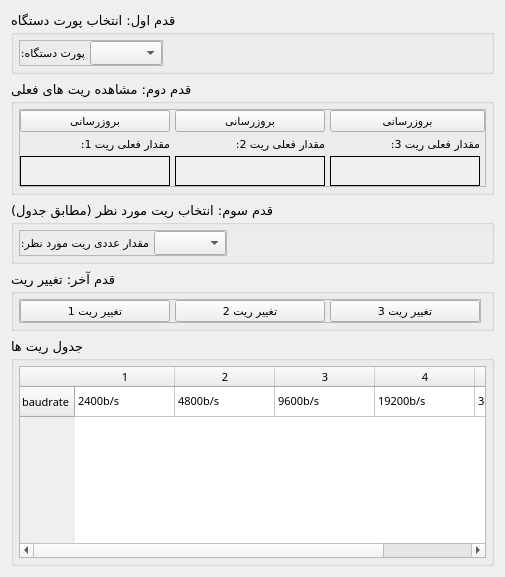
      <widget class="QWidget" name="sensor">
       <attribute name="title">
        <string>سنسور</string>
       </attribute>
       <layout class="QVBoxLayout" name="verticalLayout_6">
        <item>
         <widget class="QGroupBox" name="step1">
          <property name="font">
           <font>
            <family>IRANSansWeb(FaNum)</family>
            <pointsize>10</pointsize>
           </font>
          </property>
          <property name="title">
           <string>قدم اول: انتخاب پورت دستگاه</string>
          </property>
          <layout class="QVBoxLayout" name="verticalLayout_5">
           <property name="spacing">
            <number>5</number>
           </property>
           <property name="leftMargin">
            <number>5</number>
           </property>
           <property name="topMargin">
            <number>5</number>
           </property>
           <property name="rightMargin">
            <number>5</number>
           </property>
           <property name="bottomMargin">
            <number>5</number>
           </property>
           <item alignment="Qt::AlignLeft|Qt::AlignTop">
            <widget class="QFrame" name="frame">
             <property name="frameShape">
              <enum>QFrame::StyledPanel</enum>
             </property>
             <property name="frameShadow">
              <enum>QFrame::Raised</enum>
             </property>
             <layout class="QGridLayout" name="gridLayout_2">
              <property name="leftMargin">
               <number>0</number>
              </property>
              <property name="topMargin">
               <number>0</number>
              </property>
              <property name="rightMargin">
               <number>0</number>
              </property>
              <property name="bottomMargin">
               <number>0</number>
              </property>
              <property name="spacing">
               <number>5</number>
              </property>
              <item row="1" column="1">
               <widget class="QComboBox" name="widgetPort">
                <property name="font">
                 <font>
                  <family>IRANSansWeb(FaNum)</family>
                  <pointsize>8</pointsize>
                 </font>
                </property>
               </widget>
              </item>
              <item row="1" column="0">
               <widget class="QLabel" name="label_20">
                <property name="font">
                 <font>
                  <family>IRANSansWeb(FaNum)</family>
                  <pointsize>8</pointsize>
                 </font>
                </property>
                <property name="locale">
                 <locale language="Persian" country="Iran"/>
                </property>
                <property name="text">
                 <string>پورت دستگاه:</string>
                </property>
               </widget>
              </item>
             </layout>
            </widget>
           </item>
          </layout>
         </widget>
        </item>
        <item>
         <widget class="QGroupBox" name="step2">
          <property name="font">
           <font>
            <family>IRANSansWeb(FaNum)</family>
            <pointsize>10</pointsize>
           </font>
          </property>
          <property name="title">
           <string>قدم دوم: مشاهده ریت های فعلی</string>
          </property>
          <layout class="QVBoxLayout" name="verticalLayout_7">
           <property name="spacing">
            <number>5</number>
           </property>
           <property name="leftMargin">
            <number>5</number>
           </property>
           <property name="topMargin">
            <number>5</number>
           </property>
           <property name="rightMargin">
            <number>5</number>
           </property>
           <property name="bottomMargin">
            <number>5</number>
           </property>
           <item alignment="Qt::AlignLeft|Qt::AlignTop">
            <widget class="QFrame" name="frame_4">
             <property name="frameShape">
              <enum>QFrame::StyledPanel</enum>
             </property>
             <property name="frameShadow">
              <enum>QFrame::Raised</enum>
             </property>
             <layout class="QGridLayout" name="gridLayout_7">
              <property name="leftMargin">
               <number>0</number>
              </property>
              <property name="topMargin">
               <number>0</number>
              </property>
              <property name="rightMargin">
               <number>0</number>
              </property>
              <property name="bottomMargin">
               <number>0</number>
              </property>
              <property name="spacing">
               <number>5</number>
              </property>
              <item row="0" column="2">
               <widget class="QPushButton" name="findBaud2">
                <property name="font">
                 <font>
                  <family>IRANSansWeb(FaNum)</family>
                  <pointsize>8</pointsize>
                 </font>
                </property>
                <property name="text">
                 <string>بروزرسانی</string>
                </property>
               </widget>
              </item>
              <item row="0" column="0">
               <widget class="QPushButton" name="findBaud1">
                <property name="font">
                 <font>
                  <family>IRANSansWeb(FaNum)</family>
                  <pointsize>8</pointsize>
                 </font>
                </property>
                <property name="text">
                 <string>بروزرسانی</string>
                </property>
               </widget>
              </item>
              <item row="2" column="2">
               <widget class="QLabel" name="currentBaud2">
                <property name="minimumSize">
                 <size>
                  <width>150</width>
                  <height>30</height>
                 </size>
                </property>
                <property name="font">
                 <font>
                  <family>MS Shell Dlg 2</family>
                  <pointsize>10</pointsize>
                  <bold>true</bold>
                 </font>
                </property>
                <property name="styleSheet">
                 <string notr="true">background-color: rgb(240, 240, 240);
border: 1px solid black;</string>
                </property>
                <property name="text">
                 <string/>
                </property>
                <property name="alignment">
                 <set>Qt::AlignCenter</set>
                </property>
               </widget>
              </item>
              <item row="0" column="3" colspan="2">
               <widget class="QPushButton" name="findBaud3">
                <property name="font">
                 <font>
                  <family>IRANSansWeb(FaNum)</family>
                  <pointsize>8</pointsize>
                 </font>
                </property>
                <property name="text">
                 <string>بروزرسانی</string>
                </property>
               </widget>
              </item>
              <item row="1" column="0">
               <widget class="QLabel" name="label_21">
                <property name="font">
                 <font>
                  <family>IRANSansWeb(FaNum)</family>
                  <pointsize>8</pointsize>
                 </font>
                </property>
                <property name="locale">
                 <locale language="Persian" country="Iran"/>
                </property>
                <property name="text">
                 <string>مقدار فعلی ریت 1:</string>
                </property>
               </widget>
              </item>
              <item row="1" column="3">
               <widget class="QLabel" name="label_22">
                <property name="font">
                 <font>
                  <family>IRANSansWeb(FaNum)</family>
                  <pointsize>8</pointsize>
                 </font>
                </property>
                <property name="locale">
                 <locale language="Persian" country="Iran"/>
                </property>
                <property name="text">
                 <string>مقدار فعلی ریت 3:</string>
                </property>
               </widget>
              </item>
              <item row="2" column="0">
               <widget class="QLabel" name="currentBaud1">
                <property name="minimumSize">
                 <size>
                  <width>150</width>
                  <height>30</height>
                 </size>
                </property>
                <property name="font">
                 <font>
                  <family>MS Shell Dlg 2</family>
                  <pointsize>10</pointsize>
                  <bold>true</bold>
                 </font>
                </property>
                <property name="styleSheet">
                 <string notr="true">background-color: rgb(240, 240, 240);
border: 1px solid black;</string>
                </property>
                <property name="text">
                 <string/>
                </property>
                <property name="alignment">
                 <set>Qt::AlignCenter</set>
                </property>
               </widget>
              </item>
              <item row="1" column="2">
               <widget class="QLabel" name="label_19">
                <property name="font">
                 <font>
                  <family>IRANSansWeb(FaNum)</family>
                  <pointsize>8</pointsize>
                 </font>
                </property>
                <property name="locale">
                 <locale language="Persian" country="Iran"/>
                </property>
                <property name="text">
                 <string>مقدار فعلی ریت 2:</string>
                </property>
               </widget>
              </item>
              <item row="2" column="3">
               <widget class="QLabel" name="currentBaud3">
                <property name="minimumSize">
                 <size>
                  <width>150</width>
                  <height>30</height>
                 </size>
                </property>
                <property name="font">
                 <font>
                  <family>MS Shell Dlg 2</family>
                  <pointsize>10</pointsize>
                  <bold>true</bold>
                 </font>
                </property>
                <property name="styleSheet">
                 <string notr="true">background-color: rgb(240, 240, 240);
border: 1px solid black;</string>
                </property>
                <property name="text">
                 <string/>
                </property>
               </widget>
              </item>
             </layout>
            </widget>
           </item>
          </layout>
         </widget>
        </item>
        <item>
         <widget class="QGroupBox" name="step3">
          <property name="font">
           <font>
            <family>IRANSansWeb(FaNum)</family>
            <pointsize>10</pointsize>
           </font>
          </property>
          <property name="title">
           <string>قدم سوم: انتخاب ریت مورد نظر (مطابق جدول)</string>
          </property>
          <layout class="QVBoxLayout" name="verticalLayout_9">
           <property name="spacing">
            <number>5</number>
           </property>
           <property name="leftMargin">
            <number>5</number>
           </property>
           <property name="topMargin">
            <number>5</number>
           </property>
           <property name="rightMargin">
            <number>5</number>
           </property>
           <property name="bottomMargin">
            <number>5</number>
           </property>
           <item alignment="Qt::AlignLeft|Qt::AlignTop">
            <widget class="QFrame" name="frame_5">
             <property name="frameShape">
              <enum>QFrame::StyledPanel</enum>
             </property>
             <property name="frameShadow">
              <enum>QFrame::Raised</enum>
             </property>
             <layout class="QGridLayout" name="gridLayout">
              <property name="leftMargin">
               <number>0</number>
              </property>
              <property name="topMargin">
               <number>0</number>
              </property>
              <property name="rightMargin">
               <number>0</number>
              </property>
              <property name="bottomMargin">
               <number>0</number>
              </property>
              <property name="spacing">
               <number>5</number>
              </property>
              <item row="2" column="1">
               <widget class="QLabel" name="label222">
                <property name="font">
                 <font>
                  <family>IRANSansWeb(FaNum)</family>
                  <pointsize>8</pointsize>
                 </font>
                </property>
                <property name="locale">
                 <locale language="Persian" country="Iran"/>
                </property>
                <property name="text">
                 <string>مقدار عددی ریت مورد نظر:</string>
                </property>
               </widget>
              </item>
              <item row="2" column="2">
               <widget class="QComboBox" name="widgetBaud">
                <property name="font">
                 <font>
                  <family>IRANSansWeb(FaNum)</family>
                  <pointsize>8</pointsize>
                 </font>
                </property>
               </widget>
              </item>
             </layout>
            </widget>
           </item>
          </layout>
         </widget>
        </item>
        <item>
         <widget class="QGroupBox" name="step4">
          <property name="font">
           <font>
            <family>IRANSansWeb(FaNum)</family>
            <pointsize>10</pointsize>
           </font>
          </property>
          <property name="title">
           <string>قدم آخر: تغییر ریت</string>
          </property>
          <layout class="QVBoxLayout" name="verticalLayout_10">
           <property name="spacing">
            <number>5</number>
           </property>
           <property name="leftMargin">
            <number>5</number>
           </property>
           <property name="topMargin">
            <number>5</number>
           </property>
           <property name="rightMargin">
            <number>5</number>
           </property>
           <property name="bottomMargin">
            <number>5</number>
           </property>
           <item alignment="Qt::AlignLeft|Qt::AlignTop">
            <widget class="QFrame" name="frame_6">
             <property name="frameShape">
              <enum>QFrame::StyledPanel</enum>
             </property>
             <property name="frameShadow">
              <enum>QFrame::Raised</enum>
             </property>
             <layout class="QGridLayout" name="gridLayout_5">
              <property name="leftMargin">
               <number>0</number>
              </property>
              <property name="topMargin">
               <number>0</number>
              </property>
              <property name="rightMargin">
               <number>0</number>
              </property>
              <property name="bottomMargin">
               <number>0</number>
              </property>
              <property name="spacing">
               <number>5</number>
              </property>
              <item row="0" column="2">
               <widget class="QPushButton" name="baudButton2">
                <property name="minimumSize">
                 <size>
                  <width>150</width>
                  <height>0</height>
                 </size>
                </property>
                <property name="font">
                 <font>
                  <family>IRANSansWeb(FaNum)</family>
                  <pointsize>8</pointsize>
                 </font>
                </property>
                <property name="text">
                 <string>تغییر ریت 2</string>
                </property>
               </widget>
              </item>
              <item row="0" column="1">
               <widget class="QPushButton" name="baudButton1">
                <property name="minimumSize">
                 <size>
                  <width>150</width>
                  <height>0</height>
                 </size>
                </property>
                <property name="font">
                 <font>
                  <family>IRANSansWeb(FaNum)</family>
                  <pointsize>8</pointsize>
                 </font>
                </property>
                <property name="text">
                 <string>تغییر ریت 1</string>
                </property>
               </widget>
              </item>
              <item row="0" column="3">
               <widget class="QPushButton" name="baudButton3">
                <property name="minimumSize">
                 <size>
                  <width>150</width>
                  <height>0</height>
                 </size>
                </property>
                <property name="font">
                 <font>
                  <family>IRANSansWeb(FaNum)</family>
                  <pointsize>8</pointsize>
                 </font>
                </property>
                <property name="text">
                 <string>تغییر ریت 3</string>
                </property>
               </widget>
              </item>
             </layout>
            </widget>
           </item>
          </layout>
         </widget>
        </item>
        <item>
         <widget class="QGroupBox" name="rateTable">
          <property name="font">
           <font>
            <family>IRANSansWeb(FaNum)</family>
            <pointsize>10</pointsize>
           </font>
          </property>
          <property name="title">
           <string>جدول ریت ها</string>
          </property>
          <layout class="QVBoxLayout" name="verticalLayout_8">
           <property name="spacing">
            <number>5</number>
           </property>
           <property name="leftMargin">
            <number>5</number>
           </property>
           <property name="topMargin">
            <number>5</number>
           </property>
           <property name="rightMargin">
            <number>5</number>
           </property>
           <property name="bottomMargin">
            <number>5</number>
           </property>
           <item>
            <widget class="QTableWidget" name="tableWidget">
             <property name="font">
              <font>
               <family>IRANSansWeb(FaNum)</family>
               <pointsize>8</pointsize>
              </font>
             </property>
             <row>
              <property name="text">
               <string>baudrate</string>
              </property>
             </row>
             <column/>
             <column/>
             <column/>
             <column/>
             <column/>
             <item row="0" column="0">
              <property name="text">
               <string>2400b/s</string>
              </property>
             </item>
             <item row="0" column="1">
              <property name="text">
               <string>4800b/s</string>
              </property>
             </item>
             <item row="0" column="2">
              <property name="text">
               <string>9600b/s</string>
              </property>
             </item>
             <item row="0" column="3">
              <property name="text">
               <string>19200b/s</string>
              </property>
             </item>
             <item row="0" column="4">
              <property name="text">
               <string>38400b/s</string>
              </property>
             </item>
            </widget>
           </item>
          </layout>
         </widget>
        </item>
       </layout>
      </widget>
